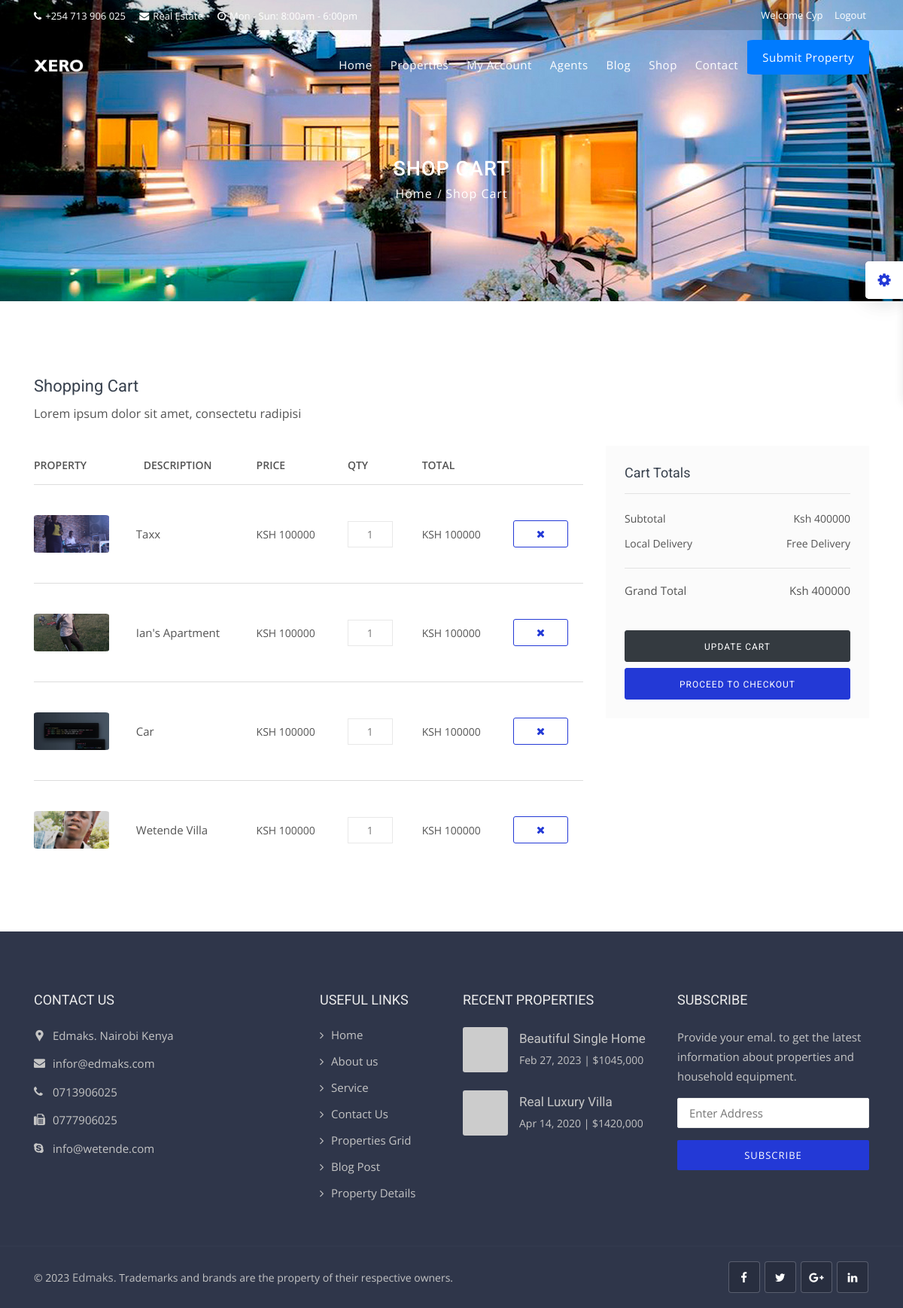
/cart/ (signed in), run on an earlier commit of the app's database.
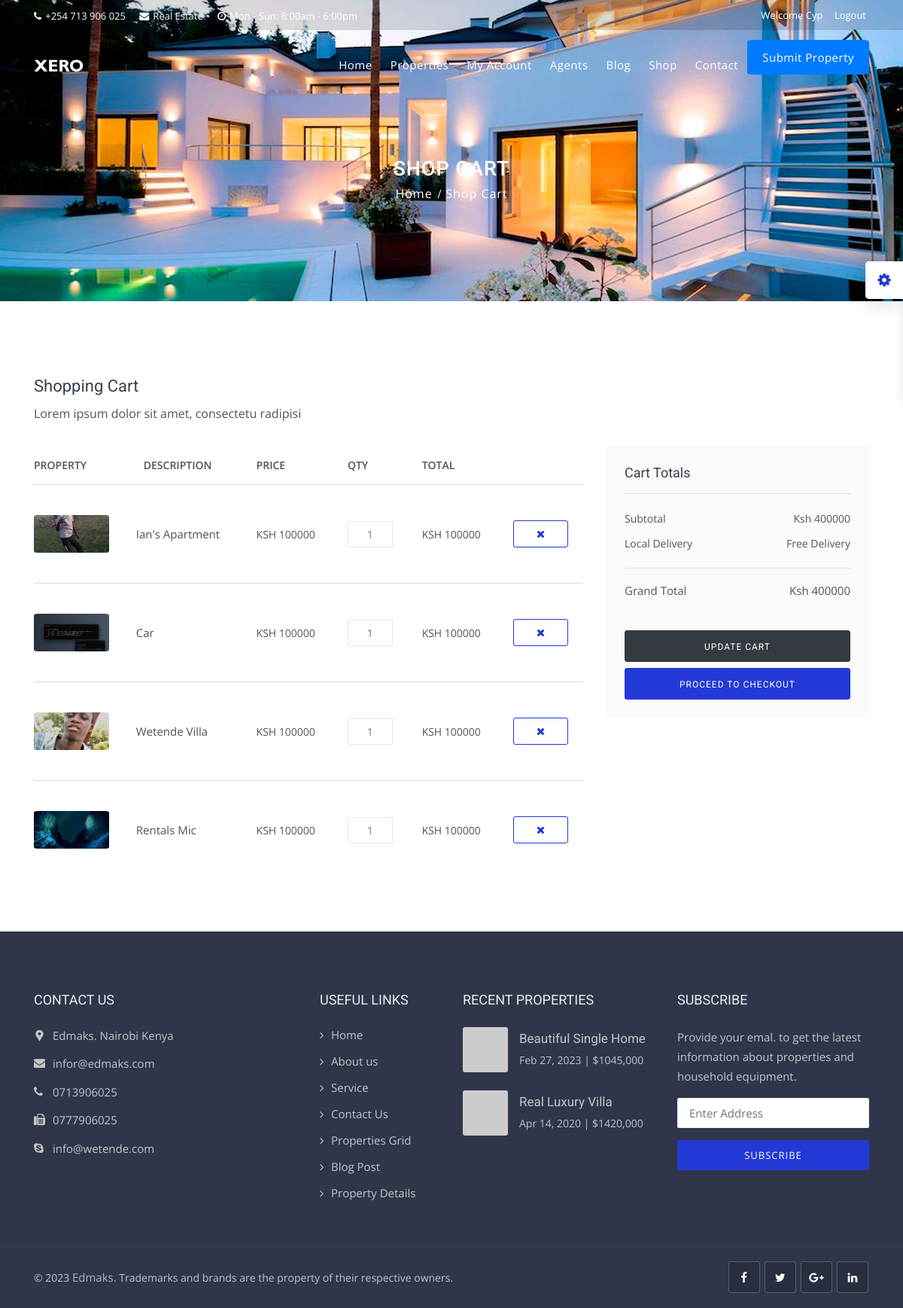
And on a later commit of the database.
### listings/models.py (models this page shows, shortened)
class FavouriteItems(models.Model):
    listing = models.ForeignKey(Listing, on_delete=models.CASCADE)
    favourite = models.ForeignKey(Favourite,
                                  on_delete=models.CASCADE, related_name="favouriteitems")
    quantity = models.IntegerField(default=0)
    class Meta:
        verbose_name_plural = "Favourite Items"
    @property
    def price(self):
        actual_price = self.listing.price*self.quantity
        return actual_price

class Listing(models.Model):
  realtor = models.ForeignKey(Realtor, on_delete=models.DO_NOTHING, blank=True, null=True)
  user = models.ForeignKey(User, on_delete=models.DO_NOTHING, blank=True, null=True)
  title = models.CharField(max_length=200)
  address = models.CharField(max_length=200)
  city = models.CharField(max_length=100)
  county = models.CharField(max_length=100)
  postal_code = models.CharField(max_length=20)
  description = models.TextField(blank=True)
  p_type = models.CharField(max_length=100, choices=property_type, default='Office', blank=True, null=True)
  price = models.IntegerField()
  bedrooms = models.IntegerField()
  bathrooms = models.DecimalField(max_digits=2, decimal_places=1)
  garage = models.IntegerField(default=0)
  sqft = models.IntegerField()
  photo_main = models.ImageField(upload_to='photos/%Y/%m/%d/', blank=True)
  photo_1 = models.ImageField(upload_to='photos/%Y/%m/%d/', blank=True)
  photo_2 = models.ImageField(upload_to='photos/%Y/%m/%d/', blank=True)
  photo_3 = models.ImageField(upload_to='photos/%Y/%m/%d/', blank=True)
  photo_4 = models.ImageField(upload_to='photos/%Y/%m/%d/', blank=True)
  photo_5 = models.ImageField(upload_to='photos/%Y/%m/%d/', blank=True)
  photo_6 = models.ImageField(upload_to='photos/%Y/%m/%d/', blank=True)
  is_published = models.BooleanField(default=True)
  list_date = models.DateTimeField(default=datetime.now, blank=True)

class Favourite(models.Model):
    id = models.UUIDField(default=uuid.uuid4, primary_key=True)
    user = models.ForeignKey(User, on_delete=models.CASCADE)
    complete = models.BooleanField(default=False)
    @property
    def total_price(self):
        favouriteitems = self.favouriteitems.all()
        total_cost = sum([item.price for item in favouriteitems])
        return total_cost

### pages/views.py (the view)
# urls.py: path('cart/',views.cart, name='cart'),
@login_required
def cart(request):
    favourite = None
    favouriteitems = []
    if request.user.is_authenticated:
        favourite, created = Favourite.objects.get_or_create(
            user=request.user, complete=False)
        favouriteitems = favourite.favouriteitems.all()
    context = {
        "favourite":favourite,
        "favouriteitems":favouriteitems
    }
    return render(request, 'pages/shop-cart.html', context)

### templates/pages/shop-cart.html (shortened to what this page needs)
{% extends 'base.html' %}
{% load humanize %}
{% block content %}
<div class="sub-banner">
    <div class="container">
        <div class="breadcrumb-area">
            <h1>Shop Cart</h1>
            <ul class="breadcrumbs">
                <li><a href="index.html">Home</a></li>
                <li class="active">Shop Cart</li>
            </ul>
        </div>
    </div>
</div>
<div class="shop-cart content-area-2">
    <div class="container">
        <div class="row">
            <div class="col-md-12">
                <div class="heading-2">
                    <h4>Shopping Cart</h4>
                    <p>Lorem ipsum dolor sit amet, consectetu radipisi</p>
                </div>
            </div>
            <div class="col-lg-8">
                <table class="shop-table cart">
                    <thead>
                    <tr>
                        <th  class="product-name">Property</th>
                        <th class="product-price">Description</th>
                        <th class="product-price">Price</th>
                        <th class="product-quantity">Qty</th>
                        <th class="product-subtotal">Total</th>
                        <th class="product-remove">&nbsp;</th>
                    </tr>
                    </thead>
                    <tbody>
                        {% for item in favouriteitems %}
                            <tr>
                                <td class="product-thumbnail"><img style="object-fit: cover; border-radius: 5%;" src="{{item.listing.photo_main.url}}" alt="shop-1" width="50px" height="50px"></td>
                                <td class="product-name">
                                    <a href="{% url 'shop_detail' item.listing.id %}">{{item.listing.title}}</a>
                                </td>
                                <td>Ksh {{item.listing.price}}</td>
                                <td><input id="qty" class="qty" type="text" value="{{item.quantity}}"></td>
                                <td>Ksh {{item.listing.price}}</td>
                                <td class="product-remove"><button class="btn btn-border btn-sm" id="del" value="{{item.listing.id}}" title="Remove from cart"><i class="fa fa-close"></i></button></td>
                            </tr>
                        {% endfor %}
                    </tbody>
                </table>
            </div>
            <div class="col-lg-4">
                <div class="cart-total-box bg-white hdn-mb-30 mb-30">
                    <h5>Cart Totals</h5>
                    <hr>
                    <ul>
                        <li>
                            Subtotal<span class="pull-right">Ksh {{favourite.total_price}}</span>
                        </li>
                        <li>
                            Local Delivery <span class="pull-right">Free Delivery</span>
                        </li>
                    </ul>
                    <hr>
                    <p class="mar-b-50">
                        Grand Total<span class="pull-right">Ksh {{favourite.total_price}}</span>
                    </p>
                    <br>
                    <button class="btn btn-dark btn-block btn-md" type="submit">Update Cart</button>
                    <button id="proceed" class="btn btn-color btn-block btn-md" onclick="checkout_redirect()" value="{{favourite.total_price}}" type="submit">Proceed To Checkout</button>
                </div>
            </div>
        </div>
    </div>
</div>
{% endblock %}

### templates/navbar.html (shortened to what this page needs)
{% load static %}
<header class="top-header th-bg" id="top-header-2">
    <div class="container">
        <div class="row">
            <div class="col-lg-9 col-md-9 col-sm-7">
                <div class="list-inline">
                    <a href="tel:1-7X0-555-8X22"><i class="fa fa-phone"></i>+254 713 906 025 </a>
                    <a href="mailto:cyprianwetende@gmail..com"><i class="fa fa-envelope"></i>Real Estate</a>
                    <a href="#" class="mr-0"><i class="fa fa-clock-o"></i>Mon - Sun: 8:00am - 6:00pm</a>
                </div>
            </div>
            {% if user.is_authenticated %}
            <div class="col-lg-3 col-md-3 col-sm-5">
                <ul class="top-social-media pull-right">
                    <li>
                        <a href="#">Welcome {{user.username}}</a>
                    </li>
                    <li>
                        <a href="{% url 'logout' %}"  class="sign-in"> Logout </a>
                    </li>
                </ul>
            </div>
            {% endif %}
        </div>
    </div>
</header>
<header class="main-header sticky-header" id="main-header-2">
    <div class="container">
        <div class="row">
            <div class="col-12">
                <nav class="navbar navbar-expand-lg navbar-light rounded">
                    <a class="navbar-brand logo" >
                        <img src="{% static 'img/logos/black-logo.png'%}" alt="">
                    </a>
                    <div class="collapse navbar-collapse" id="navbar">
                        <ul class="navbar-nav justify-content-end ml-auto">
                            <li class="nav-item dropdown">
                                <a class="nav-link" href="{% url 'index' %}" >
                                    Home
                                </a>
                            </li>
                        <li class="nav-item">
                            <a class="nav-link" href="{% url 'properties' %}" >
                                Properties
                            </a>
                            {% if user.is_authenticated %}
                            <li class="nav-item dropdown">
                                <a class="nav-link" href="#" id="navbarDropdownMenuLink7" data-toggle="dropdown" aria-haspopup="true" aria-expanded="false">
                                    My Account
                                </a>
                            </li>
                            {% endif %}
                            <li class="nav-item">
                                <a class="nav-link" href="{% url 'agents' %}" >
                                    Agents
                                </a>
                            </li>
                            <li class="nav-item">
                                <a class="nav-link" href="{% url 'blog' %}">
                                    Blog
                                </a>
                            </li>
                            <li class="nav-item">
                                <a class="nav-link" href="{% url 'shop' %}" >
                                    Shop
                                </a>
                            </li>
                            <li class="nav-item ">
                                <a class="nav-link" href="{% url 'contact' %}" >
                                    Contact
                                </a>
                            </li>
                            <li class="nav-item mt-4">
                                <a style="border-radius: 5%;"  href="{% url 'submit' %}" class="submit-btn bg-primary">
                                    Submit Property
                                </a>
                            </li>
                        </ul>
                    </div>
                </nav>
            </div>
        </div>
    </div>
</header>

What changed in the data, as far as the page shows it:
removed FavouriteItems: listing.photo_main (picture), listing "Taxx", listing.price "100000", quantity "1"
added FavouriteItems: listing.photo_main (picture), listing "Rentals Mic", listing.price "100000", quantity "1"
